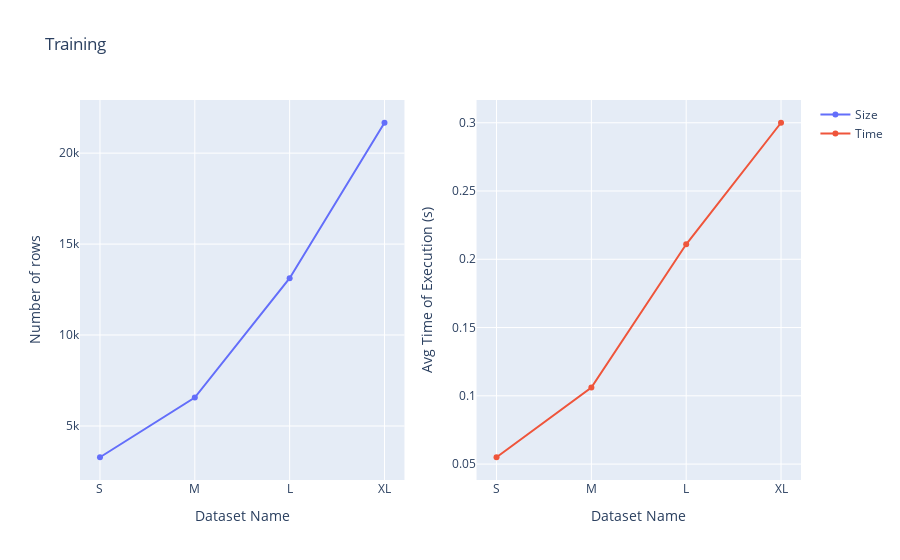

This figure's notebook cell:
### Code cell
local_training_timings = [55 * 10**-3, 106 * 10**-3, 211 * 10**-3, 300 * 10**-3]
compare_size_and_time(datasets, local_training_timings, title="Training")

### Figure 1 — Plotly figure (JSON) as saved in the notebook; plotly's stock layout.template omitted (floating-point values rounded to 4 significant figures)
{"data": [{"name": "Size", "type": "scatter", "x": ["S", "M", "L", "XL"], "xaxis": "x", "y": [3280, 6561, 13123, 21671], "yaxis": "y"}, {"name": "Time", "type": "scatter", "x": ["S", "M", "L", "XL"], "xaxis": "x2", "y": [0.055, 0.106, 0.211, 0.3], "yaxis": "y2"}], "layout": {"title": {"text": "Training"}, "xaxis": {"anchor": "y", "domain": [0, 0.45], "title": {"text": "Dataset Name"}}, "xaxis2": {"anchor": "y2", "domain": [0.55, 1], "title": {"text": "Dataset Name"}}, "yaxis": {"anchor": "x", "domain": [0, 1], "title": {"text": "Number of rows"}}, "yaxis2": {"anchor": "x2", "domain": [0, 1], "title": {"text": "Avg Time of Execution (s)"}}}}
